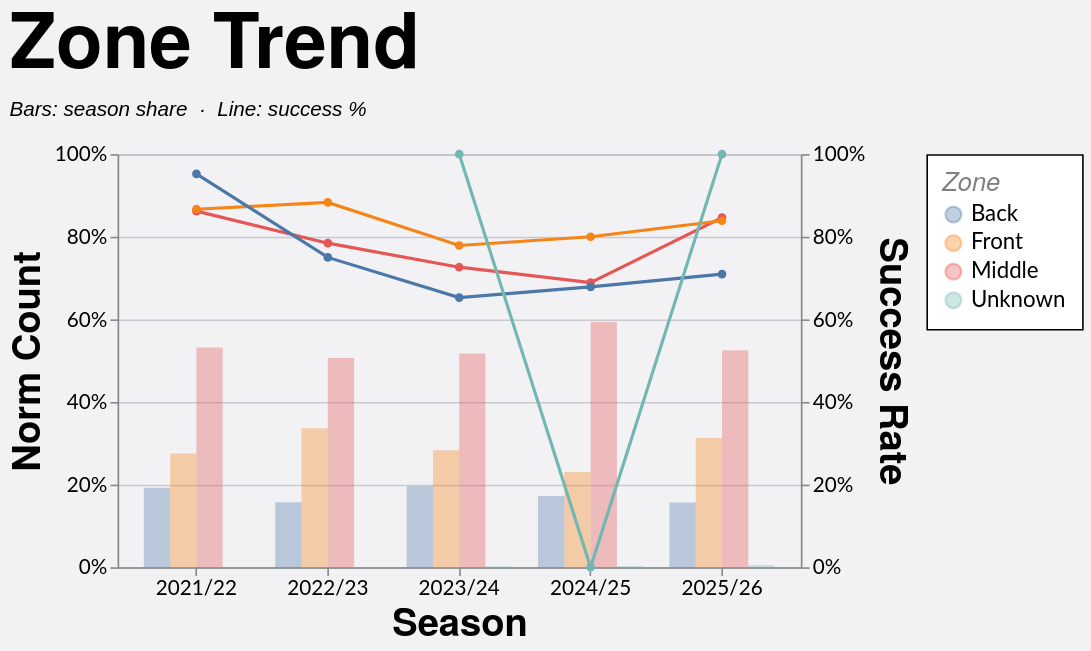

This figure's Vega-Lite source:
### Vega-Lite specification from a JSON file in a GitHub repository (floating-point values rounded to 4 significant figures; data arrays with more than 128 entries replaced by an {"elided": "..."} marker saying what was removed)
{"config": {"axis": {"labelFont": "Lato, sans-serif", "titleFont": "PT Sans Narrow, Helvetica Neue, Helvetica, Arial, sans-serif", "labelFontSize": 13, "titleFontSize": 24, "gridColor": "#202947", "gridOpacity": 0.2}, "header": {"labelFont": "PT Sans Narrow, Helvetica Neue, Helvetica, Arial, sans-serif", "titleFont": "PT Sans Narrow, Helvetica Neue, Helvetica, Arial, sans-serif", "labelFontSize": 24, "titleFontSize": 28, "labelFontWeight": "bold", "orient": "left"}, "legend": {"labelFont": "Lato, sans-serif", "titleFont": "PT Sans Narrow, Helvetica Neue, Helvetica, Arial, sans-serif", "labelFontSize": 14, "titleFontSize": 16, "titlePadding": 5, "fillColor": "white", "strokeColor": "black", "padding": 10, "titleFontWeight": "lighter", "titleFontStyle": "italic", "titleColor": "gray", "offset": 10}, "title": {"font": "PT Sans Narrow, Helvetica Neue, Helvetica, Arial, sans-serif", "fontSize": 48, "fontWeight": "bold", "anchor": "start", "align": "center", "titlePadding": 20, "subtitlePadding": 10, "subtitleFontSize": 13, "subtitleColor": "", "subtitleFontStyle": "italic", "offset": 15, "color": "black"}, "axisX": {"labelAngle": 0}, "facet": {"title": null, "header": null, "align": {"row": "each", "column": "each"}}, "resolve": {"scale": {"y": "independent", "facet": "independent"}}, "background": "#f2f1f4"}, "layer": [{"mark": {"type": "bar", "opacity": 0.35}, "encoding": {"color": {"field": "area", "title": "Zone", "type": "nominal"}, "tooltip": [{"field": "season", "title": "Season", "type": "nominal"}, {"field": "area", "title": "Zone", "type": "nominal"}, {"field": "won", "format": ",.0f", "title": "Won", "type": "quantitative"}, {"field": "attempts", "format": ",.0f", "title": "Attempts", "type": "quantitative"}, {"field": "norm_count", "format": ".1%", "title": "Norm Count", "type": "quantitative"}, {"field": "success_rate", "format": ".1%", "title": "Success Rate", "type": "quantitative"}], "x": {"field": "season", "sort": ["2021/22", "2022/23", "2023/24", "2024/25", "2025/26"], "title": "Season", "type": "nominal"}, "xOffset": {"field": "area", "type": "nominal"}, "y": {"axis": {"format": "%", "orient": "left"}, "field": "norm_count", "scale": {"domain": [0, 1]}, "title": "Norm Count", "type": "quantitative"}}, "transform": [{"filter": "(loSquad == 'All' || datum.squad == loSquad) && (loGameType == 'All' || (loGameType == 'League + Cup' && (datum.game_type == 'League' || datum.game_type == 'Cup')) || (loGameType == 'League only' && datum.game_type == 'League') || datum.game_type == loGameType) && (loOpposition == 'All' || datum.opposition == loOpposition) && (loThrower == 'All' || datum.thrower == loThrower) && (loJumper == 'All' || datum.jumper == loJumper) && (loArea == 'All' || datum.area == loArea) && (loNumbers == 'All' || datum.numbers == loNumbers) && (loCall == 'All' || datum.call == loCall) && (loCallType == 'All' || datum.call_type == loCallType)"}, {"aggregate": [{"op": "count", "as": "attempts"}, {"op": "sum", "field": "won", "as": "won"}], "groupby": ["season", "area"]}, {"joinaggregate": [{"op": "sum", "field": "attempts", "as": "season_attempts"}], "groupby": ["season"]}, {"calculate": "datum.attempts / datum.season_attempts", "as": "norm_count"}, {"calculate": "datum.won / datum.attempts", "as": "success_rate"}]}, {"mark": {"type": "line", "point": true, "strokeWidth": 2}, "encoding": {"color": {"field": "area", "title": "Zone", "type": "nominal"}, "detail": {"field": "area", "type": "nominal"}, "tooltip": [{"field": "season", "title": "Season", "type": "nominal"}, {"field": "area", "title": "Zone", "type": "nominal"}, {"field": "won", "format": ",.0f", "title": "Won", "type": "quantitative"}, {"field": "attempts", "format": ",.0f", "title": "Attempts", "type": "quantitative"}, {"field": "norm_count", "format": ".1%", "title": "Norm Count", "type": "quantitative"}, {"field": "success_rate", "format": ".1%", "title": "Success Rate", "type": "quantitative"}], "x": {"field": "season", "sort": ["2021/22", "2022/23", "2023/24", "2024/25", "2025/26"], "title": "Season", "type": "nominal"}, "y": {"axis": {"format": "%", "orient": "right"}, "field": "success_rate", "scale": {"domain": [0, 1]}, "title": "Success Rate", "type": "quantitative"}}, "transform": [{"filter": "(loSquad == 'All' || datum.squad == loSquad) && (loGameType == 'All' || (loGameType == 'League + Cup' && (datum.game_type == 'League' || datum.game_type == 'Cup')) || (loGameType == 'League only' && datum.game_type == 'League') || datum.game_type == loGameType) && (loOpposition == 'All' || datum.opposition == loOpposition) && (loThrower == 'All' || datum.thrower == loThrower) && (loJumper == 'All' || datum.jumper == loJumper) && (loArea == 'All' || datum.area == loArea) && (loNumbers == 'All' || datum.numbers == loNumbers) && (loCall == 'All' || datum.call == loCall) && (loCallType == 'All' || datum.call_type == loCallType)"}, {"aggregate": [{"op": "count", "as": "attempts"}, {"op": "sum", "field": "won", "as": "won"}], "groupby": ["season", "area"]}, {"joinaggregate": [{"op": "sum", "field": "attempts", "as": "season_attempts"}], "groupby": ["season"]}, {"calculate": "datum.attempts / datum.season_attempts", "as": "norm_count"}, {"calculate": "datum.won / datum.attempts", "as": "success_rate"}]}], "data": {"name": "data-9f78a8a80e26132ebc7aef6a8d9c7f48"}, "height": 260, "params": [{"name": "loSquad", "value": "All"}, {"name": "loSeason", "value": "All"}, {"name": "loGameType", "value": "All"}, {"name": "loOpposition", "value": "All"}, {"name": "loThrower", "value": "All"}, {"name": "loJumper", "value": "All"}, {"name": "loArea", "value": "All"}, {"name": "loNumbers", "value": "All"}, {"name": "loCall", "value": "All"}, {"name": "loCallType", "value": "All"}], "resolve": {"scale": {"y": "independent"}}, "title": {"text": "Zone Trend", "subtitle": "Bars: season share  ·  Line: success %"}, "width": 430, "$schema": "https://vega.github.io/schema/vega-lite/v5.20.1.json", "datasets": {"data-9f78a8a80e26132ebc7aef6a8d9c7f48": {"elided": "1228 records"}}}
